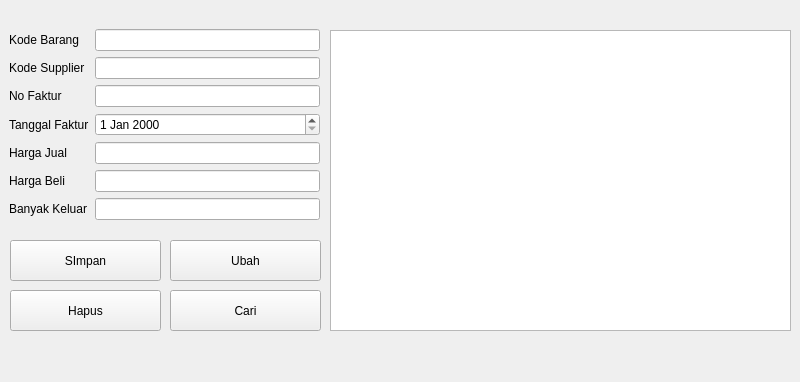
<?xml version="1.0" encoding="UTF-8"?>
<ui version="4.0">
 <class>FormPembelian</class>
 <widget class="QWidget" name="FormPembelian">
  <property name="geometry">
   <rect>
    <x>0</x>
    <y>0</y>
    <width>800</width>
    <height>382</height>
   </rect>
  </property>
  <property name="windowTitle">
   <string>Form</string>
  </property>
  <widget class="QWidget" name="formLayoutWidget">
   <property name="geometry">
    <rect>
     <x>9</x>
     <y>29</y>
     <width>311</width>
     <height>201</height>
    </rect>
   </property>
   <layout class="QFormLayout" name="formLayout">
    <item row="0" column="0">
     <widget class="QLabel" name="kode_barangLabel">
      <property name="text">
       <string>Kode Barang</string>
      </property>
     </widget>
    </item>
    <item row="0" column="1">
     <widget class="QLineEdit" name="kode_barangLineEdit"/>
    </item>
    <item row="1" column="0">
     <widget class="QLabel" name="kode_supplierLabel">
      <property name="text">
       <string>Kode Supplier</string>
      </property>
     </widget>
    </item>
    <item row="1" column="1">
     <widget class="QLineEdit" name="kode_supplierLineEdit"/>
    </item>
    <item row="2" column="0">
     <widget class="QLabel" name="no_fakturLabel">
      <property name="text">
       <string>No Faktur</string>
      </property>
     </widget>
    </item>
    <item row="2" column="1">
     <widget class="QLineEdit" name="no_fakturLineEdit"/>
    </item>
    <item row="3" column="0">
     <widget class="QLabel" name="tgl_fakturLabel">
      <property name="text">
       <string>Tanggal Faktur</string>
      </property>
     </widget>
    </item>
    <item row="4" column="0">
     <widget class="QLabel" name="harga_jualLabel">
      <property name="text">
       <string>Harga Jual</string>
      </property>
     </widget>
    </item>
    <item row="4" column="1">
     <widget class="QLineEdit" name="harga_jualLineEdit"/>
    </item>
    <item row="5" column="0">
     <widget class="QLabel" name="harga_beliLabel">
      <property name="text">
       <string>Harga Beli</string>
      </property>
     </widget>
    </item>
    <item row="5" column="1">
     <widget class="QLineEdit" name="harga_beliLineEdit"/>
    </item>
    <item row="6" column="0">
     <widget class="QLabel" name="banyak_keluarLabel">
      <property name="text">
       <string>Banyak Keluar</string>
      </property>
     </widget>
    </item>
    <item row="6" column="1">
     <widget class="QLineEdit" name="banyak_keluarLineEdit"/>
    </item>
    <item row="3" column="1">
     <widget class="QDateEdit" name="tgl_fakturDateEdit"/>
    </item>
   </layout>
  </widget>
  <widget class="QPushButton" name="pushButton_2">
   <property name="geometry">
    <rect>
     <x>170</x>
     <y>240</y>
     <width>151</width>
     <height>41</height>
    </rect>
   </property>
   <property name="text">
    <string>Ubah</string>
   </property>
  </widget>
  <widget class="QPushButton" name="pushButton_3">
   <property name="geometry">
    <rect>
     <x>170</x>
     <y>290</y>
     <width>151</width>
     <height>41</height>
    </rect>
   </property>
   <property name="text">
    <string>Cari</string>
   </property>
  </widget>
  <widget class="QPushButton" name="pushButton">
   <property name="geometry">
    <rect>
     <x>10</x>
     <y>240</y>
     <width>151</width>
     <height>41</height>
    </rect>
   </property>
   <property name="text">
    <string>SImpan</string>
   </property>
  </widget>
  <widget class="QPushButton" name="pushButton_4">
   <property name="geometry">
    <rect>
     <x>10</x>
     <y>290</y>
     <width>151</width>
     <height>41</height>
    </rect>
   </property>
   <property name="text">
    <string>Hapus</string>
   </property>
  </widget>
  <widget class="QTableView" name="tablePembelian">
   <property name="geometry">
    <rect>
     <x>330</x>
     <y>30</y>
     <width>461</width>
     <height>301</height>
    </rect>
   </property>
  </widget>
 </widget>
 <resources/>
 <connections/>
</ui>
